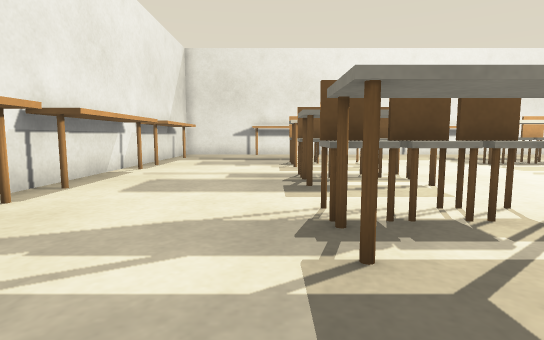
[1] (above)

24 first-person views from a walk through a Gazebo world. The camera is 0.5 m above the floor, tilts 6° down and sees 80° across. The floor is counted in squares, 0.5 m on a side. Each view is taken from the middle of a square. On the plan, view 1 faces up. The plan holds only what a view shows up to about 12 squares ahead; the rest is blank.

[2]
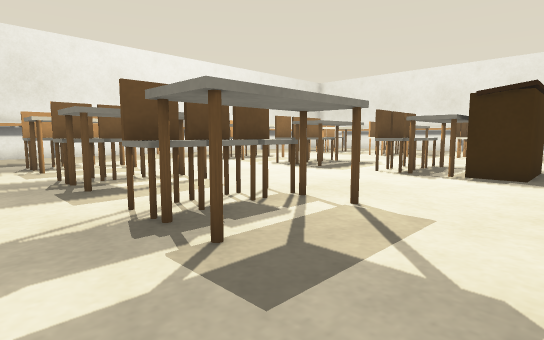

[3]
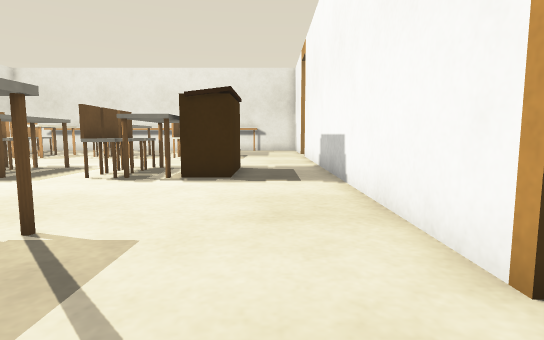

[4]
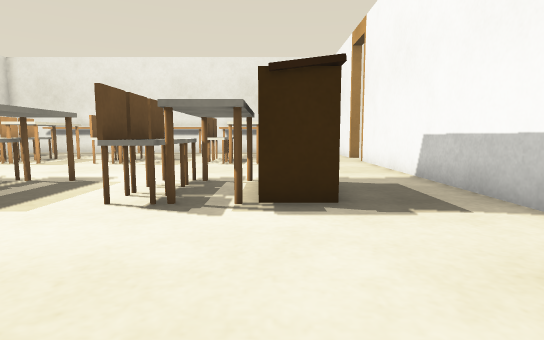

[5]
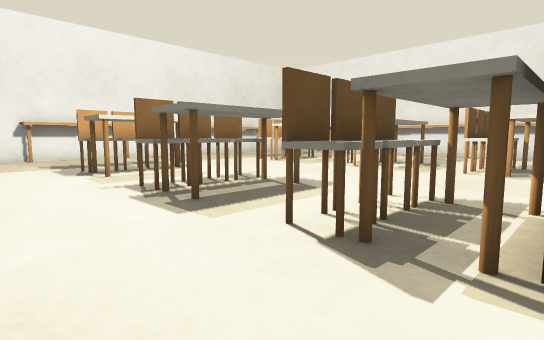

[6]
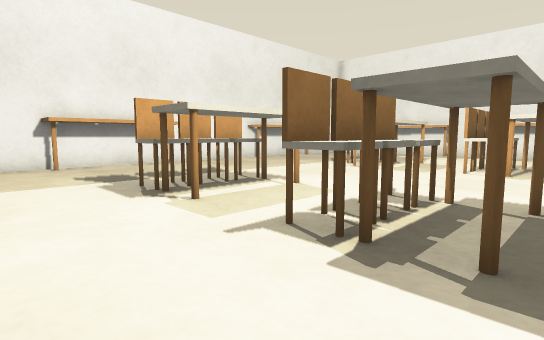

[7]
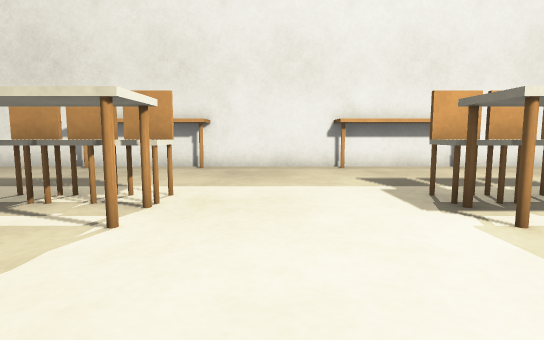

[8]
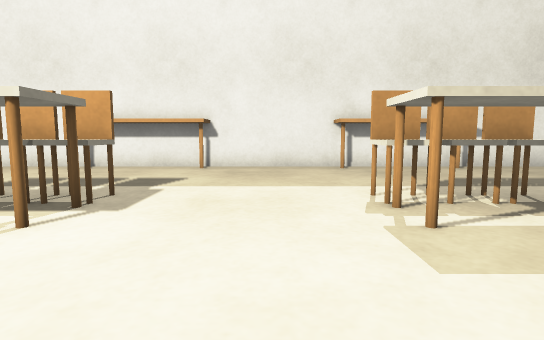

[9]
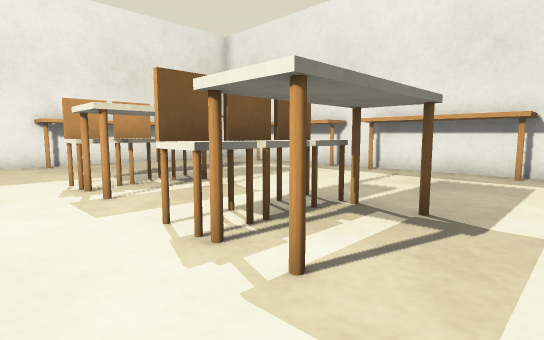

[10]
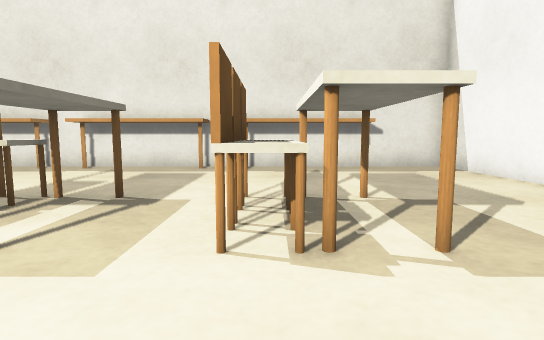

[11]
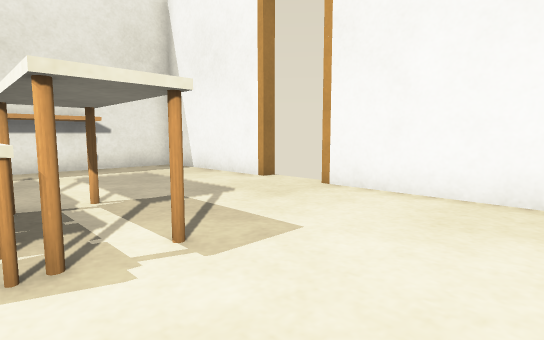

[12]
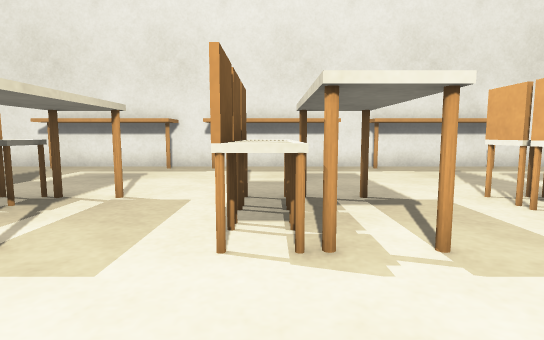

[13]
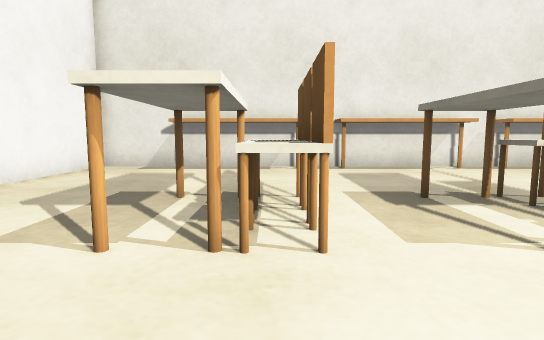

[14]
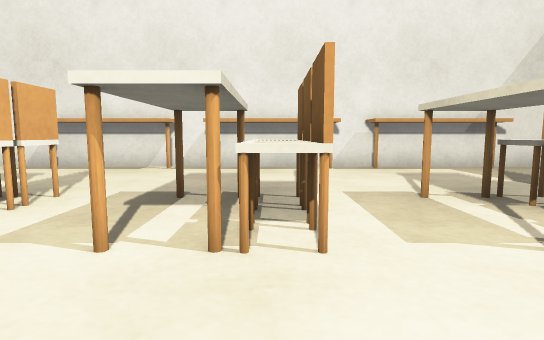

[15]
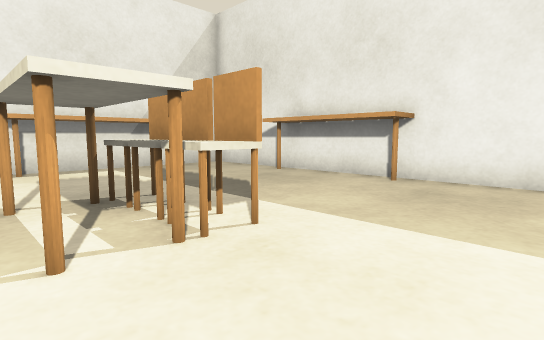

[16]
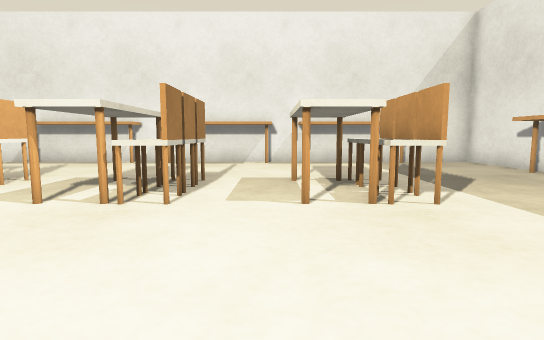

[17]
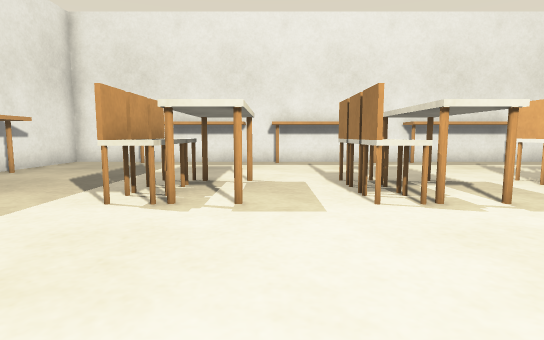

[18]
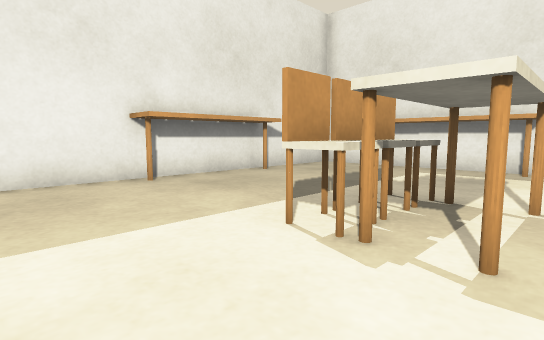

[19]
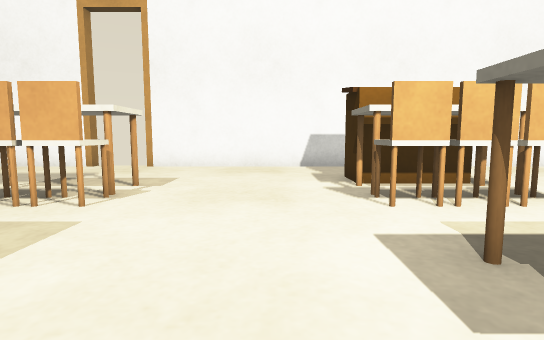

[20]
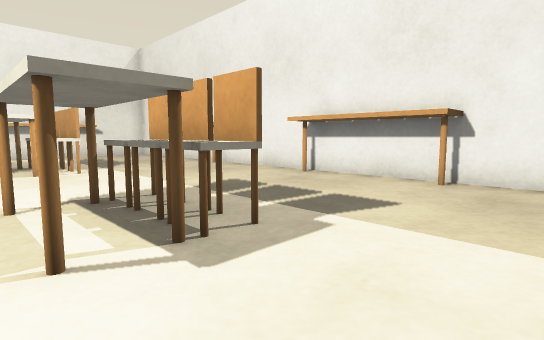

[21]
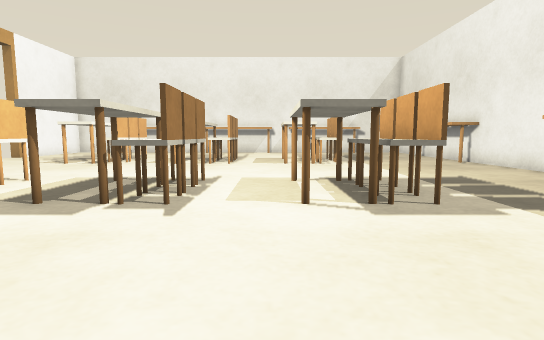

[22]
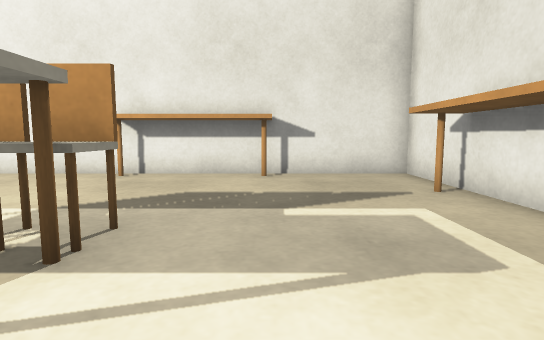

[23]
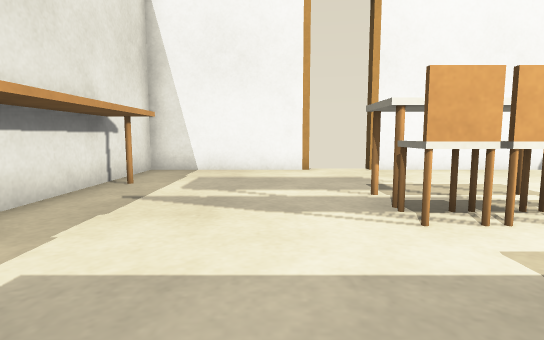

[24]
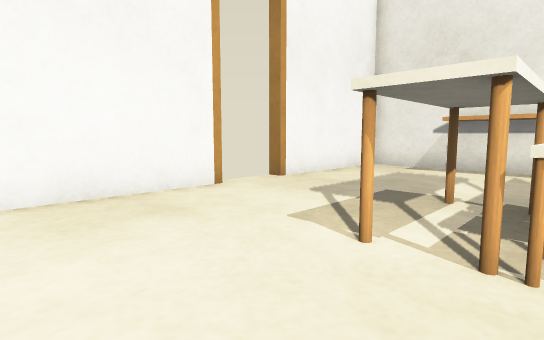

### Floor plan
Points are (right, up) in squares from view 1. A wall is a line through its corners. A room is listed if a view was taken in it or the views show most of it. See-through windows are left out.
Room 1 (views 1, 2, 3, 4, 5, 6, 7, 8, 9, 10, 11, 12, 13, 14, 15, 16, 17, 18, 19, 20, 21, 22, 23, 24)
walls: (2.4, -1.6) (15.6, -1.6); (18.4, -1.6) (22.6, -1.6) (22.6, 17.6) (-4.4, 17.6); (-4.6, 16.9) (-4.6, -1.6) (-0.4, -1.6)
low walls: (11, 17.6) (11, 16.6) (7, 16.6) (7, 17.6); (3, 17.6) (3, 16.6) (-1, 16.6); (-3.5, 10) (-3.5, 6); (21.5, 6) (21.5, 10); (-3.5, 5) (-3.5, 1); (21.5, 11) (21.5, 15); (19, 16.6) (15, 16.6) (15, 17.6); (-3.5, 15.1) (-3.5, 11); (21.5, 0.9) (21.5, 5)
objects: door leaf (0, -2); white box (1, 3) to (3, 4); white box (1, 7) to (3, 8); white box (1, 11) to (3, 12); door leaf (2, -2); brown box (8, 1) to (10, 1); brown box (8, 2) to (10, 2); white box (8, 3) to (10, 4); white box (8, 7) to (10, 8); white box (8, 11) to (10, 12); white box (15, 3) to (17, 4); white box (15, 7) to (17, 8); white box (15, 11) to (17, 12); door leaf (16, -2); door leaf (18, -2)

Positions as (right, up) in squares from view 1, and headings:
1: (0, 0), facing up
2: (-1, 0), facing up-right
3: (0, 0), facing right
4: (3, 2), facing right
5: (5, 2), facing up-right
6: (5, 6), facing up-right
7: (5, 7), facing up
8: (13, 7), facing up
9: (13, 5), facing up-right
10: (12, 4), facing right
11: (12, 4), facing down-right
12: (12, 8), facing right
13: (6, 4), facing left
14: (6, 8), facing left
15: (6, 10), facing up-left
16: (8, 10), facing left
17: (10, 10), facing right
18: (12, 10), facing up-right
19: (12, 9), facing down
20: (13, 10), facing up-left
21: (15, 10), facing left
22: (19, 9), facing up
23: (19, 8), facing down
24: (6, 4), facing down-left
